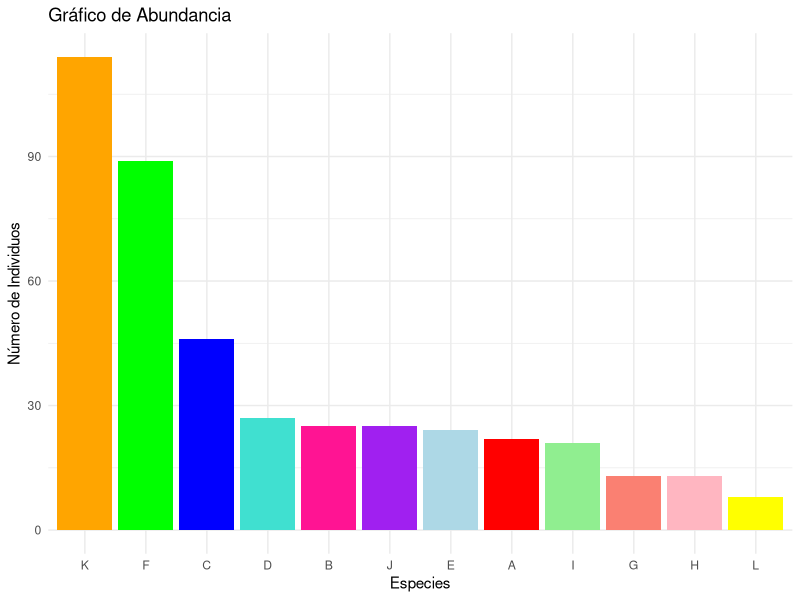
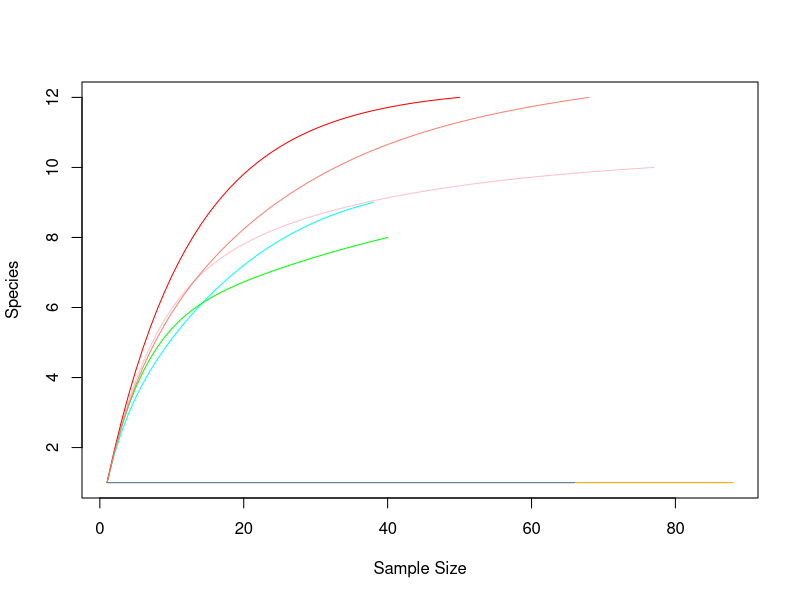
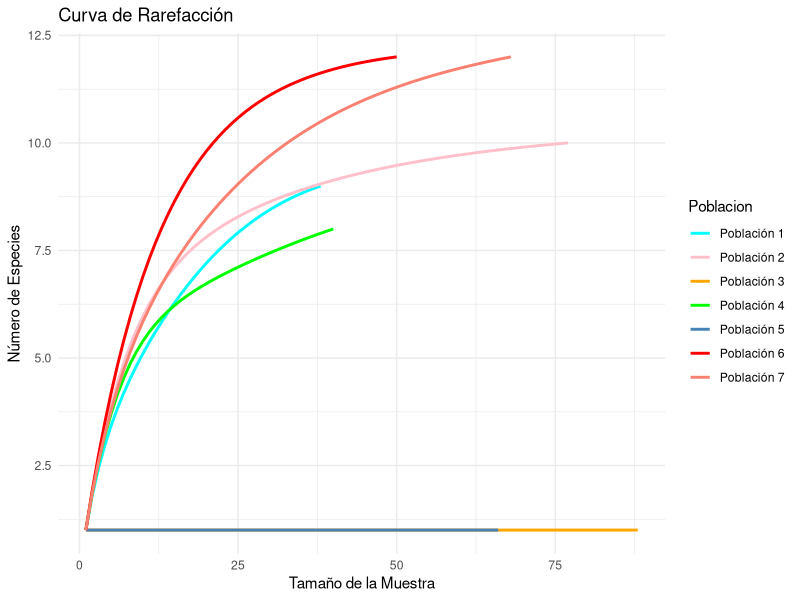

Recreate these plots in R, in order.
#Cargar paquetes necesarios
library(vegan)
library(readr)
library(ggplot2)
library(dplyr)

#Grafica de abundancia y curva de rarefaccion
#Lectura de los datos necesarios (archivo CSV)
Datos_grafica<-read.csv("Datos/Abundancias por especie.csv")
Datos_grafica
#Colores a usar
colores1<-c("orange","green","blue","turquoise","deeppink","purple","lightblue","red","lightgreen","salmon","lightpink","yellow")
colores2<-c("cyan","pink","orange","green","steelblue","red","salmon","purple")


# Convertir en matriz de abundancia excluyendo la columna de población
Datos_grafica_wenos <- as.matrix(Datos_grafica[, -1])
Datos_grafica_wenos

# Suma de las abundancias por especie
Suma_pa_grafica <- colSums(Datos_grafica_wenos) 
Suma_pa_grafica
# Convertir a  un dataframe para ggplot
Abundancias_df <- data.frame(     #Se usa sort para ordenar los datos y decreasing para que sea de mayor a menor
  Especie = (names(sort(Suma_pa_grafica, decreasing = TRUE))),  #names ayuda a extraer los datos en el orden que estan
  Abundancia = sort(Suma_pa_grafica, decreasing = TRUE)
)
Abundancias_df
# Graficar con ggplot2
Grafica_abundancias<-ggplot(Abundancias_df, aes(x = reorder(Especie, -Abundancia), y = Abundancia,)) +   #se usa reorder para reordenar los valores y vayan de mayor a menor
  geom_bar(stat="identity", fill=colores1) +
  theme_minimal() +
  labs(title="Gráfico de Abundancia",
       x="Especies",
       y="Número de Individuos") 

Grafica_abundancias
###################
#############
###############
#Generar curva de rarefaccion usando funcion de vegan para asi obtener los datos necesarios
rarefaccion<-rarecurve(Datos_grafica_wenos, col=colores2, label=FALSE)

#hacer dataframe con los datos obtenidos de vegan
Datos_rarefaccion <- bind_rows(lapply(seq_along(rarefaccion), function(i) { #la secuencia genera tantos valores de rarefaccion como datos haya
  data.frame(Tamaño = attr(rarefaccion[[i]], "Subsample"),                #mientras que la funcion se encargara de asignarle un numero a cada dato generado
             Especies = rarefaccion[[i]],                                   #attr se encarga de extraer y asignar los valores(subsample) a cada dato de rarefaccion desde la funcion rarecurve
             Poblacion = paste("Población", i))                     #se le asigna una etiqueta a cada poblacion, dependiendo del numero de datos
}))

# Graficar con ggplot2
Curva_rarefaccion<-ggplot(Datos_rarefaccion, aes(x = Tamaño, y = Especies, color = Poblacion)) +
  geom_line(size = 1) +
  theme_minimal() +
  labs(title = "Curva de Rarefacción",
       x = "Tamaño de la Muestra",
       y = "Número de Especies") +
  scale_color_manual(values = colores2) 

Curva_rarefaccion
